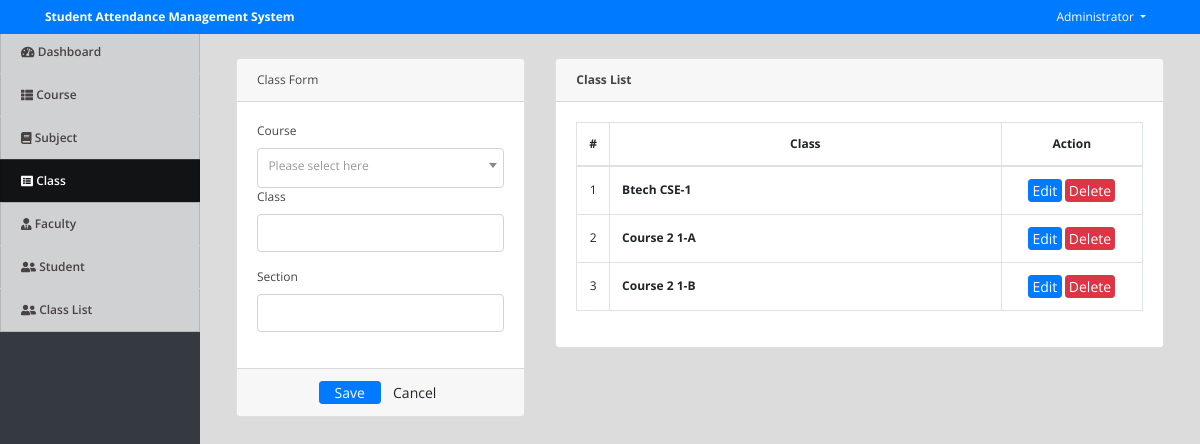
The page /index.php?page=class (signed in) on the database its author committed.
### tables this page shows
CREATE TABLE `class` (
  `id` int(30) NOT NULL,
  `course_id` int(30) NOT NULL,
  `level` varchar(50) NOT NULL,
  `section` varchar(100) NOT NULL,
  `status` tinyint(1) NOT NULL DEFAULT 1 COMMENT '1=Active, 0=Inactive',
  `date_created` datetime NOT NULL DEFAULT current_timestamp()
);

### class.php (the view, shortened to what this page needs)
<?php include('db_connect.php');?>
<div class="container-fluid">
	<div class="col-lg-12">
		<div class="row">
			<div class="col-md-4">
			<form action="" id="manage-class">
				<div class="card">
					<div class="card-header">
						    Class Form
				  	</div>
					<div class="card-body">
							<label class="control-label">Course</label>
							<div class="form-group">
								<label class="control-label">Class</label>
								<input type="text" class="form-control" name="level" required>
							</div>
							<div class="form-group">
								<label class="control-label">Section</label>
								<input type="text" class="form-control" name="section" required>
							</div>
					</div>
					<div class="card-footer">
						<div class="row">
							<div class="col-md-12">
								<button class="btn btn-sm btn-primary col-sm-3 offset-md-3"> Save</button>
								<button class="btn btn-sm btn-default col-sm-3" type="reset"> Cancel</button>
							</div>
						</div>
					</div>
				</div>
			</form>
			</div>
			<div class="col-md-8">
				<div class="card">
					<div class="card-header">
						<b>Class List</b>
					</div>
					<div class="card-body">
						<table class="table table-bordered table-hover">
							<thead>
								<tr>
									<th class="text-center" width="5%">#</th>
									<th class="text-center">Class</th>
									<th class="text-center" width="25%">Action</th>
								</tr>
							</thead>
							<tbody>
								<?php
								$i = 1;
								$class = $conn->query("SELECT c.*,concat(co.course,' ',c.level,'-',c.section) as `class` FROM `class` c inner join courses co on co.id = c.course_id order by concat(co.course,' ',c.level,'-',c.section) asc");
								while($row=$class->fetch_assoc()):
								?>
								<tr>
									<td class="text-center"><?php echo $i++ ?></td>
									<td class="">
										<p><b><?php echo $row['class'] ?></b></p>
									</td>
									<td class="text-center">
										<button class="btn btn-sm btn-primary edit_class" type="button" data-id="<?php echo $row['id'] ?>"  data-course_id="<?php echo $row['course_id'] ?>"  data-level="<?php echo $row['level'] ?>" data-section="<?php echo $row['section'] ?>" >Edit</button>
										<button class="btn btn-sm btn-danger delete_class" type="button" data-id="<?php echo $row['id'] ?>">Delete</button>
									</td>
								</tr>
								<?php endwhile; ?>
							</tbody>
						</table>
					</div>
				</div>
			</div>
		</div>
	</div>
</div>

### assets/css/style.css (style rules this page uses)
body { font-family: "Open Sans", sans-serif; color: #444444; width: 100%; height: calc(100%); font-size: 12px; }
.btn-sm { padding: .0001rem .2rem; }

### index.php (style rules this page uses)
body { background: #80808045; }

### class.php (style rules this page uses)
td { vertical-align: middle !important; }
td p { margin: unset; }

### rows shown on the page
class: class "Btech CSE-1"
class: class "Course 2 1-A"
class: class "Course 2 1-B"

### other values the page prints
$_SESSION['system']['name'] "Student Attendance Management System"
$_SESSION['login_name'] "Administrator"
